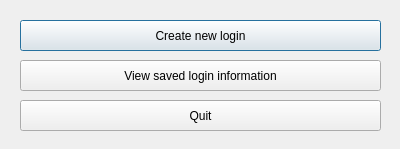
<?xml version="1.0" encoding="UTF-8"?>
<ui version="4.0">
 <class>Dialog</class>
 <widget class="QDialog" name="Dialog">
  <property name="geometry">
   <rect>
    <x>0</x>
    <y>0</y>
    <width>400</width>
    <height>149</height>
   </rect>
  </property>
  <property name="windowTitle">
   <string>Dialog</string>
  </property>
  <widget class="QPushButton" name="crt_login">
   <property name="geometry">
    <rect>
     <x>20</x>
     <y>20</y>
     <width>361</width>
     <height>31</height>
    </rect>
   </property>
   <property name="text">
    <string>Create new login</string>
   </property>
  </widget>
  <widget class="QPushButton" name="vw_login">
   <property name="geometry">
    <rect>
     <x>20</x>
     <y>60</y>
     <width>361</width>
     <height>31</height>
    </rect>
   </property>
   <property name="text">
    <string>View saved login information</string>
   </property>
  </widget>
  <widget class="QPushButton" name="quit">
   <property name="geometry">
    <rect>
     <x>20</x>
     <y>100</y>
     <width>361</width>
     <height>31</height>
    </rect>
   </property>
   <property name="text">
    <string>Quit</string>
   </property>
  </widget>
 </widget>
 <resources/>
 <connections/>
</ui>
